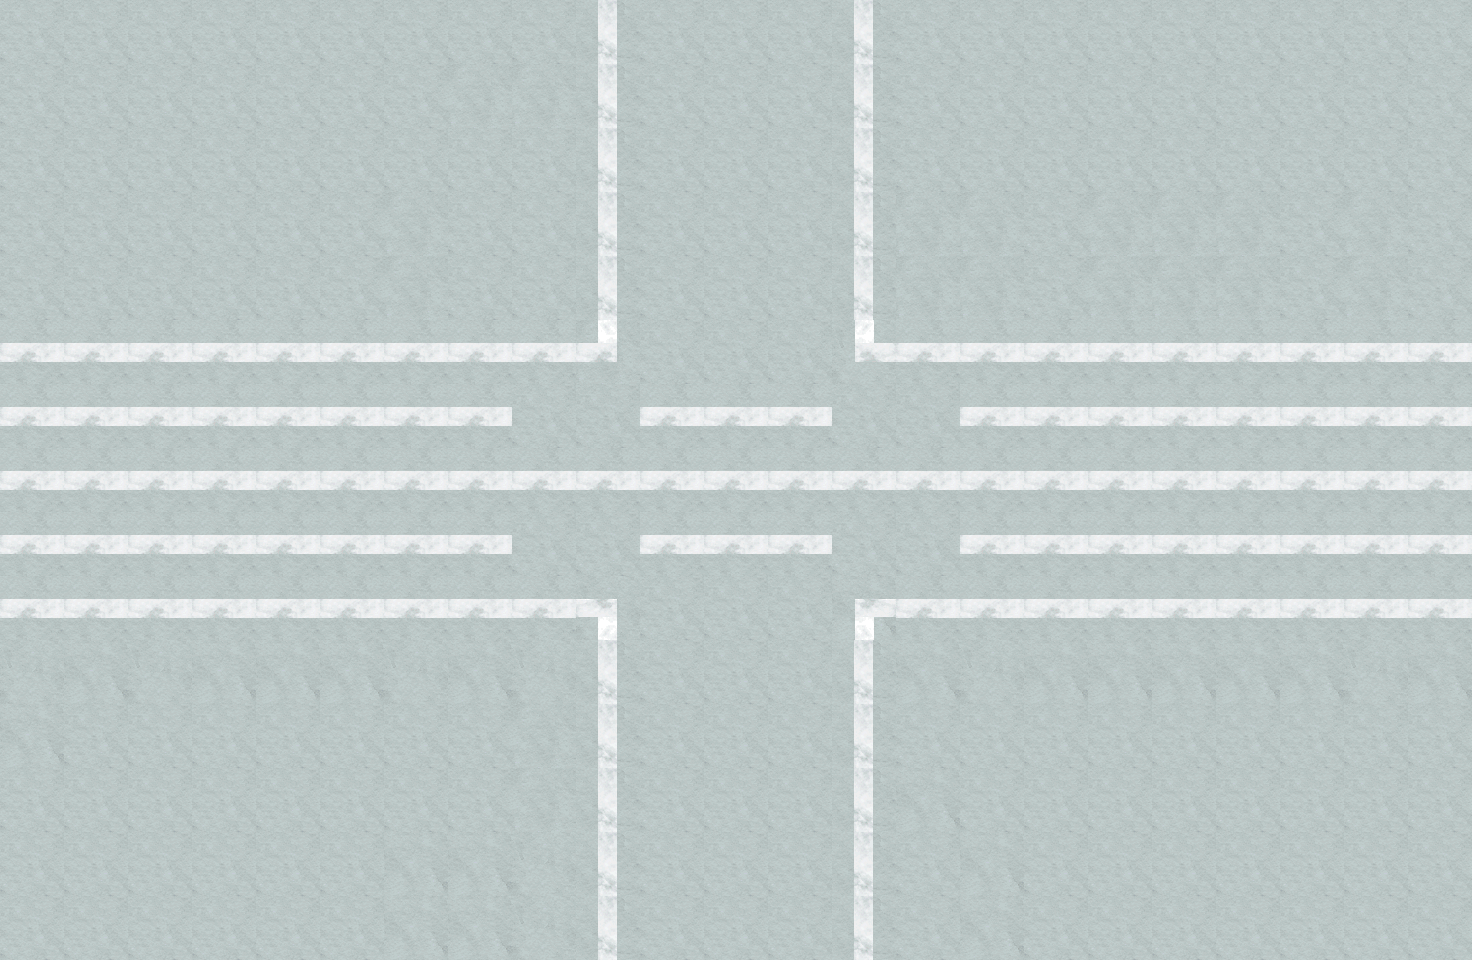

A level layout from a 2D game, rendered from its tile map. Below: a short description, then the map file with tile-grid data replaced by summaries:
An orthogonal 23x15 tile map with 64x64 px tiles, 1 tile layer (background), 46 tilesets and 95 objects (16x collide, 11x collide_bullet).

<map version="1.0" orientation="orthogonal" width="23" height="15" tilewidth="64" tileheight="64">
 <tileset firstgid="1" name="bg02" tilewidth="64" tileheight="64">
  <image source="bg02.png" width="512" height="256" />
 </tileset>
 <tileset firstgid="33" name="jianzhu2_chaungzi01" tilewidth="61" tileheight="69">
  <image source="jianzhu2_chaungzi01.png" width="61" height="69" />
 </tileset>
 <tileset firstgid="34" name="jianzhu2_chaungzi02" tilewidth="61" tileheight="69">
  <image source="jianzhu2_chaungzi02.png" width="61" height="69" />
 </tileset>
 <tileset firstgid="35" name="jianzhu2_keng01" tilewidth="341" tileheight="173">
  <image source="jianzhu2_keng01.png" width="341" height="173" />
 </tileset>
 <tileset firstgid="36" name="jianzhu2_keng02" tilewidth="219" tileheight="126">
  <image source="jianzhu2_keng02.png" width="219" height="126" />
 </tileset>
 <tileset firstgid="37" name="jianzhu2_keng03" tilewidth="190" tileheight="112">
  <image source="jianzhu2_keng03.png" width="190" height="112" />
 </tileset>
 <tileset firstgid="38" name="jianzhu2_shidui" tilewidth="178" tileheight="392">
  <image source="jianzhu2_shidui.png" width="178" height="392" />
 </tileset>
 <tileset firstgid="39" name="jianzhu2_shidui02" tilewidth="91" tileheight="79">
  <image source="jianzhu2_shidui02.png" width="91" height="79" />
 </tileset>
 <tileset firstgid="40" name="jianzhu2_shidui03" tilewidth="122" tileheight="72">
  <image source="jianzhu2_shidui03.png" width="122" height="72" />
 </tileset>
 <tileset firstgid="41" name="jianzhu2_shidui04" tilewidth="197" tileheight="122">
  <image source="jianzhu2_shidui04.png" width="197" height="122" />
 </tileset>
 <tileset firstgid="42" name="jianzhu2_suimutou" tilewidth="173" tileheight="97">
  <image source="jianzhu2_suimutou.png" width="173" height="97" />
 </tileset>
 <tileset firstgid="43" name="jianzhu_xiangzi05" tilewidth="150" tileheight="170">
  <image source="jianzhu_xiangzi05.png" width="150" height="170" />
 </tileset>
 <tileset firstgid="44" name="jianzhu_xiangzi06" tilewidth="90" tileheight="113">
  <image source="jianzhu_xiangzi06.png" width="90" height="113" />
 </tileset>
 <tileset firstgid="45" name="jianzhu_xiangzi02" tilewidth="122" tileheight="126">
  <image source="jianzhu_xiangzi02.png" width="122" height="126" />
 </tileset>
 <tileset firstgid="46" name="jianzhu_xiangzi03" tilewidth="122" tileheight="76">
  <image source="jianzhu_xiangzi03.png" width="122" height="76" />
 </tileset>
 <tileset firstgid="47" name="jianzhu_xiangzi04" tilewidth="183" tileheight="126">
  <image source="jianzhu_xiangzi04.png" width="183" height="126" />
 </tileset>
 <tileset firstgid="48" name="jianzhu_xiangzi01" tilewidth="71" tileheight="80">
  <image source="jianzhu_xiangzi01.png" width="71" height="80" />
 </tileset>
 <tileset firstgid="49" name="jianzhu_xiangzi07" tilewidth="92" tileheight="112">
  <image source="jianzhu_xiangzi07.png" width="92" height="112" />
 </tileset>
 <tileset firstgid="50" name="jianzhu_qiang01" tilewidth="92" tileheight="54">
  <image source="jianzhu_qiang01.png" width="92" height="54" />
 </tileset>
 <tileset firstgid="51" name="jianzhu_xuezi01" tilewidth="242" tileheight="196">
  <image source="jianzhu_xuezi01.png" width="242" height="196" />
 </tileset>
 <tileset firstgid="52" name="jianzhu_xuezi02" tilewidth="219" tileheight="141">
  <image source="jianzhu_xuezi02.png" width="219" height="141" />
 </tileset>
 <tileset firstgid="53" name="jianzhu_xuezi03" tilewidth="192" tileheight="132">
  <image source="jianzhu_xuezi03.png" width="192" height="132" />
 </tileset>
 <tileset firstgid="54" name="jianzhu_xuezi04" tilewidth="421" tileheight="156">
  <image source="jianzhu_xuezi04.png" width="421" height="156" />
 </tileset>
 <tileset firstgid="55" name="jianzhu_xuezi05" tilewidth="180" tileheight="297">
  <image source="jianzhu_xuezi05.png" width="180" height="297" />
 </tileset>
 <tileset firstgid="56" name="jianzhu_tsw" tilewidth="200" tileheight="188">
  <image source="jianzhu_tsw.png" width="200" height="188" />
 </tileset>
 <tileset firstgid="57" name="jianzhu_tsw02" tilewidth="110" tileheight="177">
  <image source="jianzhu_tsw02.png" width="110" height="177" />
 </tileset>
 <tileset firstgid="58" name="jianzhu_tsw03" tilewidth="74" tileheight="184">
  <image source="jianzhu_tsw03.png" width="74" height="184" />
 </tileset>
 <tileset firstgid="59" name="jianzhu_tsw04" tilewidth="148" tileheight="93">
  <image source="jianzhu_tsw04.png" width="148" height="93" />
 </tileset>
 <tileset firstgid="60" name="jianzhu_shuidao01" tilewidth="119" tileheight="39">
  <image source="jianzhu_shuidao01.png" width="119" height="39" />
 </tileset>
 <tileset firstgid="61" name="jianzhu_ken" tilewidth="530" tileheight="534">
  <image source="jianzhu_ken.png" width="530" height="534" />
 </tileset>
 <tileset firstgid="62" name="luzhang01" tilewidth="216" tileheight="105">
  <image source="luzhang01.png" width="216" height="105" />
 </tileset>
 <tileset firstgid="63" name="luzhang02" tilewidth="212" tileheight="107">
  <image source="luzhang02.png" width="212" height="107" />
 </tileset>
 <tileset firstgid="64" name="luzhang03" tilewidth="129" tileheight="238">
  <image source="luzhang03.png" width="129" height="238" />
 </tileset>
 <tileset firstgid="65" name="luzhang04" tilewidth="110" tileheight="229">
  <image source="luzhang04.png" width="110" height="229" />
 </tileset>
 <tileset firstgid="66" name="shabao" tilewidth="113" tileheight="68">
  <image source="shabao.png" width="113" height="68" />
 </tileset>
 <tileset firstgid="67" name="jianzhu_youtong" tilewidth="72" tileheight="123">
  <image source="jianzhu_youtong.png" width="72" height="123" />
 </tileset>
 <tileset firstgid="68" name="jianzhu_huahen" tilewidth="99" tileheight="102">
  <image source="jianzhu_huahen.png" width="99" height="102" />
 </tileset>
 <tileset firstgid="69" name="jsts" tilewidth="200" tileheight="188">
  <image source="jsts.png" width="200" height="188" />
 </tileset>
 <tileset firstgid="70" name="jianzhu2_xiangzi0" tilewidth="192" tileheight="168">
  <image source="jianzhu2_xiangzi0.png" width="192" height="168" />
 </tileset>
 <tileset firstgid="71" name="yunbingche1" tilewidth="345" tileheight="247">
  <image source="yunbingche1.png" width="345" height="247" />
 </tileset>
 <tileset firstgid="72" name="yunbingche2" tilewidth="345" tileheight="245">
  <image source="yunbingche2.png" width="345" height="245" />
 </tileset>
 <tileset firstgid="73" name="jianzhu_kzt" tilewidth="377" tileheight="159">
  <image source="jianzhu_kzt.png" width="377" height="159" />
 </tileset>
 <tileset firstgid="74" name="05jianzhu_x_s01" tilewidth="57" tileheight="54">
  <image source="05jianzhu_x_s01.png" width="57" height="54" />
 </tileset>
 <tileset firstgid="75" name="05jianzhu_x_s02" tilewidth="81" tileheight="47">
  <image source="05jianzhu_x_s02.png" width="81" height="47" />
 </tileset>
 <tileset firstgid="76" name="jianzhu2_kengs02" tilewidth="53" tileheight="36">
  <image source="jianzhu2_kengs02.png" width="53" height="36" />
 </tileset>
 <tileset firstgid="77" name="jianzhu2_kengs01" tilewidth="37" tileheight="32">
  <image source="jianzhu2_kengs01.png" width="37" height="32" />
 </tileset>
 <layer name="background" width="23" height="15">
  <data>[345 cells, 345 non-empty, 10 distinct tile ids]</data>
 </layer>
 <objectgroup name="dakeng" width="23" height="15">
  <properties>
   <property name="filename" value="jianzhu_ken.png" />
   <property name="groundlayer" value="1" />
  </properties>
  <object gid="61" x="492" y="733">
   <properties>
    <property name="groundZ" value="1" />
   </properties>
  </object>
 </objectgroup>
 <objectgroup name="xiashuidao" width="23" height="15">
  <properties>
   <property name="filename" value="jianzhu_shuidao01.png" />
   <property name="groundlayer" value="1" />
  </properties>
  <object gid="60" x="290" y="331" />
  <object gid="60" x="1125" y="335" />
  <object gid="60" x="1120" y="665" />
  <object gid="60" x="31" y="941" />
 </objectgroup>
 <objectgroup name="windows1" width="23" height="15">
  <properties>
   <property name="filename" value="jianzhu2_chaungzi01.png" />
   <property name="groundlayer" value="1" />
  </properties>
  <object gid="33" x="1892" y="654" />
 </objectgroup>
 <objectgroup name="windows2" width="23" height="15">
  <properties>
   <property name="filename" value="jianzhu2_chaungzi02.png" />
   <property name="groundlayer" value="1" />
  </properties>
  <object gid="34" x="1700" y="656" />
 </objectgroup>
 <objectgroup name="d1" width="23" height="15">
  <properties>
   <property name="filename" value="jianzhu2_keng01.png" />
   <property name="groundlayer" value="1" />
  </properties>
  <object gid="35" x="230" y="109">
   <properties>
    <property name="groundZ" value="1" />
   </properties>
  </object>
 </objectgroup>
 <objectgroup name="d2" width="23" height="15">
  <properties>
   <property name="filename" value="jianzhu2_keng02.png" />
   <property name="groundlayer" value="1" />
  </properties>
  <object gid="36" x="725" y="138" />
 </objectgroup>
 <objectgroup name="d3" width="23" height="15">
  <properties>
   <property name="filename" value="jianzhu2_keng03.png" />
   <property name="groundlayer" value="1" />
  </properties>
  <object gid="37" x="196" y="579">
   <properties>
    <property name="groundZ" value="1" />
   </properties>
  </object>
 </objectgroup>
 <objectgroup name="muboxb" width="23" height="15">
  <properties>
   <property name="filename" value="jianzhu_xiangzi04.png" />
   <property name="groundlayer" value="1" />
  </properties>
  <object gid="47" x="770" y="80">
   <properties>
    <property name="groundZ" value="2" />
   </properties>
  </object>
 </objectgroup>
 <objectgroup name="oil" width="23" height="15">
  <properties>
   <property name="filename" value="jianzhu_youtong.png" />
   <property name="groundlayer" value="1" />
  </properties>
  <object gid="67" x="73" y="497">
   <properties>
    <property name="groundZ" value="5" />
   </properties>
  </object>
 </objectgroup>
 <objectgroup name="che1" width="23" height="15">
  <properties>
   <property name="buildlayer" value="1" />
   <property name="filename" value="yunbingche1.png" />
  </properties>
  <object gid="71" x="-28" y="154">
   <properties>
    <property name="groundZ" value="2" />
   </properties>
  </object>
  <object gid="71" x="934" y="119">
   <properties>
    <property name="groundZ" value="2" />
   </properties>
  </object>
  <object gid="71" x="1178" y="930">
   <properties>
    <property name="groundZ" value="2" />
   </properties>
  </object>
 </objectgroup>
 <objectgroup name="che3" width="23" height="15">
  <properties>
   <property name="buildlayer" value="1" />
   <property name="filename" value="yunbingche2.png" />
  </properties>
  <object gid="72" x="-90" y="1002">
   <properties>
    <property name="groundZ" value="1" />
   </properties>
  </object>
  <object gid="72" x="-55" y="291">
   <properties>
    <property name="groundZ" value="1" />
   </properties>
  </object>
  <object gid="72" x="909" y="1027">
   <properties>
    <property name="groundZ" value="1" />
   </properties>
  </object>
  <object gid="72" x="1156" y="217">
   <properties>
    <property name="groundZ" value="1" />
   </properties>
  </object>
 </objectgroup>
 <objectgroup name="che2" width="23" height="15">
  <properties>
   <property name="filename" value="yunbingche2.png" />
   <property name="groundlayer" value="1" />
  </properties>
  <object gid="72" x="1647" y="834">
   <properties>
    <property name="groundZ" value="2" />
   </properties>
  </object>
 </objectgroup>
 <objectgroup name="bianyuan" width="23" height="15">
  <properties>
   <property name="filename" value="jianzhu2_shidui.png" />
   <property name="groundlayer" value="1" />
  </properties>
  <!-- 1 objects omitted --></objectgroup>
 <objectgroup name="stone1" width="23" height="15">
  <properties>
   <property name="filename" value="jianzhu2_shidui02.png" />
   <property name="groundlayer" value="1" />
  </properties>
  <!-- 1 objects omitted --></objectgroup>
 <objectgroup name="stone2" width="23" height="15">
  <properties>
   <property name="filename" value="jianzhu2_shidui03.png" />
   <property name="groundlayer" value="1" />
  </properties>
  <!-- 1 objects omitted --></objectgroup>
 <objectgroup name="stone3" width="23" height="15">
  <properties>
   <property name="filename" value="jianzhu2_shidui04.png" />
   <property name="groundlayer" value="1" />
  </properties>
  <!-- 1 objects omitted --></objectgroup>
 <objectgroup name="stone4" width="23" height="15">
  <properties>
   <property name="buildlayer" value="1" />
   <property name="filename" value="jianzhu2_suimutou.png" />
  </properties>
  <!-- 1 objects omitted --></objectgroup>
 <objectgroup name="blackboxs" width="23" height="15">
  <properties>
   <property name="buildlayer" value="1" />
   <property name="filename" value="jianzhu_xiangzi06.png" />
  </properties>
  <!-- 1 objects omitted --></objectgroup>
 <objectgroup name="blackboxb" width="23" height="15">
  <properties>
   <property name="filename" value="jianzhu_xiangzi05.png" />
   <property name="groundlayer" value="1" />
  </properties>
  <!-- 1 objects omitted --></objectgroup>
 <objectgroup name="muboxs" width="23" height="15">
  <properties>
   <property name="filename" value="jianzhu_xiangzi01.png" />
   <property name="groundlayer" value="1" />
  </properties>
  <!-- 1 objects omitted --></objectgroup>
 <objectgroup name="shabao" width="23" height="15">
  <properties>
   <property name="filename" value="shabao.png" />
   <property name="groundlayer" value="1" />
  </properties>
  <!-- 1 objects omitted --></objectgroup>
 <objectgroup name="zudang1" width="23" height="15">
  <properties>
   <property name="filename" value="luzhang01.png" />
   <property name="groundlayer" value="1" />
  </properties>
  <!-- 1 objects omitted --></objectgroup>
 <objectgroup name="greenboxs" width="23" height="15">
  <properties>
   <property name="filename" value="jianzhu_xiangzi03.png" />
   <property name="groundlayer" value="1" />
  </properties>
  <!-- 1 objects omitted --></objectgroup>
 <objectgroup name="greenbox2" width="23" height="15">
  <properties>
   <property name="filename" value="jianzhu2_xiangzi0.png" />
   <property name="groundlayer" value="1" />
  </properties>
  <!-- 1 objects omitted --></objectgroup>
 <objectgroup name="greenboxb" width="23" height="15">
  <properties>
   <property name="buildlayer" value="1" />
   <property name="filename" value="jianzhu_xiangzi02.png" />
  </properties>
  <!-- 1 objects omitted --></objectgroup>
 <objectgroup name="qiangxie1" width="23" height="15">
  <properties>
   <property name="filename" value="jianzhu_xiangzi07.png" />
   <property name="groundlayer" value="1" />
  </properties>
  <!-- 1 objects omitted --></objectgroup>
 <objectgroup name="qiangxie2" width="23" height="15">
  <properties>
   <property name="filename" value="jianzhu_qiang01.png" />
   <property name="groundlayer" value="1" />
  </properties>
  <!-- 1 objects omitted --></objectgroup>
 <objectgroup name="blood1" width="23" height="15">
  <properties>
   <property name="filename" value="jianzhu_xuezi01.png" />
   <property name="groundlayer" value="1" />
  </properties>
  <!-- 1 objects omitted --></objectgroup>
 <objectgroup name="blood2" width="23" height="15">
  <properties>
   <property name="filename" value="jianzhu_xuezi02.png" />
   <property name="groundlayer" value="1" />
  </properties>
  <!-- 1 objects omitted --></objectgroup>
 <objectgroup name="blood3" width="23" height="15">
  <properties>
   <property name="filename" value="jianzhu_xuezi03.png" />
   <property name="groundlayer" value="1" />
  </properties>
  <!-- 3 objects omitted --></objectgroup>
 <objectgroup name="blood4" width="23" height="15">
  <properties>
   <property name="filename" value="jianzhu_xuezi04.png" />
   <property name="groundlayer" value="1" />
  </properties>
  <!-- 2 objects omitted --></objectgroup>
 <objectgroup name="blood5" width="23" height="15">
  <properties>
   <property name="filename" value="jianzhu_xuezi05.png" />
   <property name="groundlayer" value="1" />
  </properties>
  <!-- 1 objects omitted --></objectgroup>
 <objectgroup name="tiesiwang" width="23" height="15">
  <properties>
   <property name="buildlayer" value="1" />
   <property name="filename" value="jsts.png" />
  </properties>
  <!-- 5 objects omitted --></objectgroup>
 <objectgroup name="tiesiwangddd" width="23" height="15">
  <properties>
   <property name="filename" value="jsts.png" />
   <property name="groundlayer" value="1" />
  </properties>
  <!-- 1 objects omitted --></objectgroup>
 <objectgroup name="tiesiwangdoor" width="23" height="15">
  <properties>
   <property name="buildlayer" value="1" />
   <property name="filename" value="jianzhu_tsw02.png" />
  </properties>
  <!-- 1 objects omitted --></objectgroup>
 <objectgroup name="tiesiwangdoorsui1" width="23" height="15">
  <properties>
   <property name="buildlayer" value="1" />
   <property name="filename" value="jianzhu_tsw03.png" />
  </properties>
  <!-- 1 objects omitted --></objectgroup>
 <objectgroup name="tiesiwangdoorsui2" width="23" height="15">
  <properties>
   <property name="filename" value="jianzhu_tsw04.png" />
   <property name="groundlayer" value="1" />
  </properties>
  <!-- 1 objects omitted --></objectgroup>
 <objectgroup name="zhua" width="23" height="15">
  <properties>
   <property name="filename" value="jianzhu_huahen.png" />
   <property name="groundlayer" value="1" />
  </properties>
  <!-- 2 objects omitted --></objectgroup>
 <objectgroup name="zudang2" width="23" height="15">
  <properties>
   <property name="filename" value="luzhang01.png" />
   <property name="groundlayer" value="1" />
  </properties>
  <!-- 1 objects omitted --></objectgroup>
 <objectgroup name="zudang3" width="23" height="15">
  <properties>
   <property name="filename" value="luzhang03.png" />
   <property name="groundlayer" value="1" />
  </properties>
  <!-- 1 objects omitted --></objectgroup>
 <objectgroup name="zudang4" width="23" height="15">
  <properties>
   <property name="filename" value="luzhang04.png" />
   <property name="groundlayer" value="1" />
  </properties>
  <!-- 1 objects omitted --></objectgroup>
 <objectgroup name="zhihuitai" width="23" height="15">
  <properties>
   <property name="filename" value="jianzhu_kzt.png" />
   <property name="groundlayer" value="1" />
  </properties>
  <!-- 1 objects omitted --></objectgroup>
 <objectgroup name="blood6" width="23" height="15">
  <properties>
   <property name="filename" value="05jianzhu_x_s01.png" />
   <property name="groundlayer" value="1" />
  </properties>
  <!-- 1 objects omitted --></objectgroup>
 <objectgroup name="blood7" width="23" height="15">
  <properties>
   <property name="filename" value="05jianzhu_x_s02.png" />
   <property name="groundlayer" value="1" />
  </properties>
  <!-- 1 objects omitted --></objectgroup>
 <objectgroup name="keng1" width="23" height="15">
  <properties>
   <property name="filename" value="jianzhu2_kengs02.png" />
   <property name="groundlayer" value="1" />
  </properties>
  <!-- 4 objects omitted --></objectgroup>
 <objectgroup name="keng2" width="23" height="15">
  <properties>
   <property name="filename" value="jianzhu2_kengs01.png" />
   <property name="groundlayer" value="1" />
  </properties>
  <!-- 4 objects omitted --></objectgroup>
 <objectgroup name="collide_people" width="23" height="15" visible="0">
  <!-- 16 objects omitted --></objectgroup>
 <objectgroup name="collide_bullet" width="23" height="15" visible="0">
  <!-- 11 objects omitted --></objectgroup>
</map>
<!-- 75 of 95 objects omitted -->
